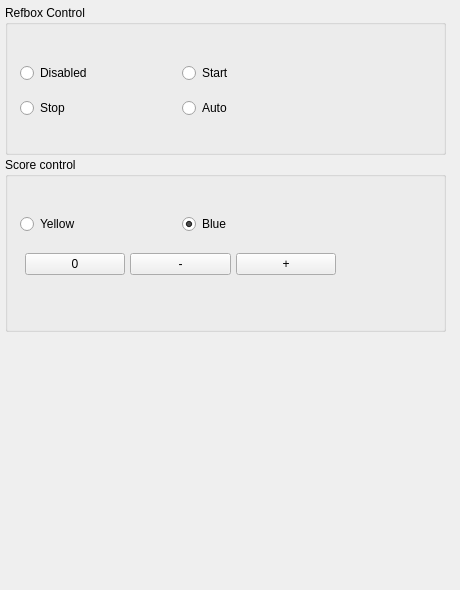
     <widget class="QWidget" name="referee_tab">
      <attribute name="title">
       <string>Referee</string>
      </attribute>
      <widget class="QWidget" name="verticalLayoutWidget_12">
       <property name="geometry">
        <rect>
         <x>0</x>
         <y>0</y>
         <width>451</width>
         <height>581</height>
        </rect>
       </property>
       <layout class="QVBoxLayout" name="referee_layout">
        <property name="spacing">
         <number>2</number>
        </property>
        <property name="margin">
         <number>5</number>
        </property>
        <item>
         <widget class="QGroupBox" name="ref_control_box">
          <property name="minimumSize">
           <size>
            <width>0</width>
            <height>150</height>
           </size>
          </property>
          <property name="maximumSize">
           <size>
            <width>16777215</width>
            <height>150</height>
           </size>
          </property>
          <property name="title">
           <string>Refbox Control</string>
          </property>
          <widget class="QWidget" name="gridLayoutWidget_2">
           <property name="geometry">
            <rect>
             <x>10</x>
             <y>40</y>
             <width>331</width>
             <height>92</height>
            </rect>
           </property>
           <layout class="QGridLayout" name="ref_control_layout">
            <property name="margin">
             <number>5</number>
            </property>
            <property name="spacing">
             <number>2</number>
            </property>
            <item row="0" column="0">
             <widget class="QRadioButton" name="ref_disable_button">
              <property name="text">
               <string>Disabled</string>
              </property>
             </widget>
            </item>
            <item row="1" column="0">
             <widget class="QRadioButton" name="ref_stop_button">
              <property name="text">
               <string>Stop</string>
              </property>
             </widget>
            </item>
            <item row="0" column="1">
             <widget class="QRadioButton" name="ref_start_button">
              <property name="text">
               <string>Start</string>
              </property>
             </widget>
            </item>
            <item row="1" column="1">
             <widget class="QRadioButton" name="ref_auto_button">
              <property name="text">
               <string>Auto</string>
              </property>
             </widget>
            </item>
           </layout>
          </widget>
         </widget>
        </item>
        <item>
         <widget class="QGroupBox" name="ref_score_control_panel">
          <property name="minimumSize">
           <size>
            <width>0</width>
            <height>175</height>
           </size>
          </property>
          <property name="maximumSize">
           <size>
            <width>16777215</width>
            <height>300</height>
           </size>
          </property>
          <property name="title">
           <string>Score control</string>
          </property>
          <widget class="QWidget" name="horizontalLayoutWidget_2">
           <property name="geometry">
            <rect>
             <x>10</x>
             <y>40</y>
             <width>331</width>
             <height>101</height>
            </rect>
           </property>
           <layout class="QVBoxLayout" name="ref_score_control_layout">
            <property name="spacing">
             <number>2</number>
            </property>
            <property name="margin">
             <number>5</number>
            </property>
            <item>
             <layout class="QHBoxLayout" name="horizontalLayout_3">
              <item>
               <widget class="QRadioButton" name="score_yellow_radio_button">
                <property name="text">
                 <string>Yellow</string>
                </property>
               </widget>
              </item>
              <item>
               <widget class="QRadioButton" name="score_blue_radio_button">
                <property name="text">
                 <string>Blue</string>
                </property>
                <property name="checked">
                 <bool>true</bool>
                </property>
               </widget>
              </item>
             </layout>
            </item>
            <item>
             <layout class="QHBoxLayout" name="score_button_layout">
              <property name="spacing">
               <number>5</number>
              </property>
              <property name="margin">
               <number>5</number>
              </property>
              <item>
               <widget class="QPushButton" name="reset_score_button">
                <property name="text">
                 <string>0</string>
                </property>
               </widget>
              </item>
              <item>
               <widget class="QPushButton" name="minus_score_button">
                <property name="text">
                 <string>-</string>
                </property>
               </widget>
              </item>
              <item>
               <widget class="QPushButton" name="add_score_button">
                <property name="text">
                 <string>+</string>
                </property>
               </widget>
              </item>
             </layout>
            </item>
           </layout>
          </widget>
         </widget>
        </item>
        <item>
         <spacer name="referee_spacer">
          <property name="orientation">
           <enum>Qt::Vertical</enum>
          </property>
          <property name="sizeHint" stdset="0">
           <size>
            <width>20</width>
            <height>40</height>
           </size>
          </property>
         </spacer>
        </item>
       </layout>
      </widget>
     </widget>
